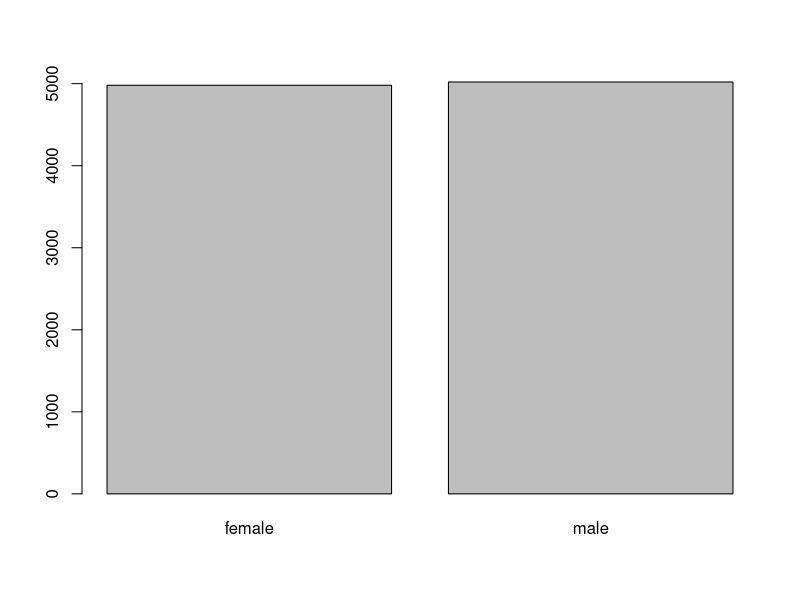
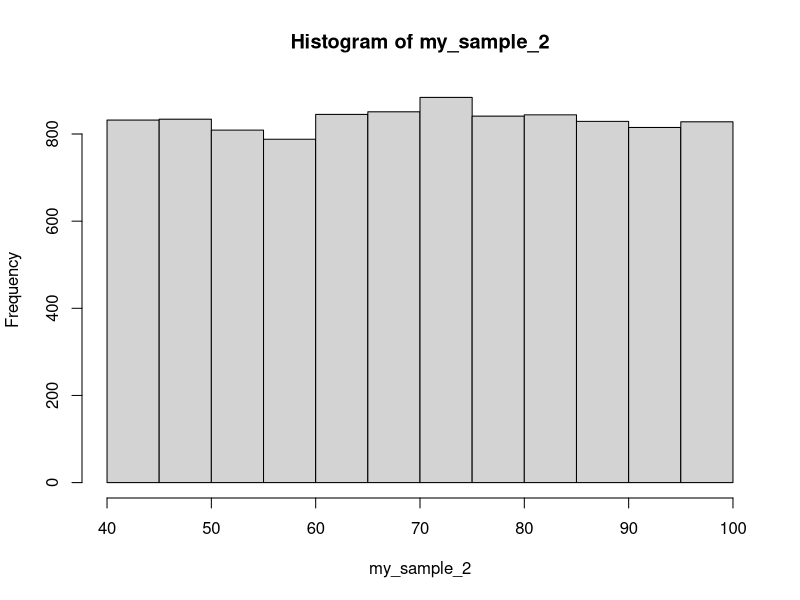
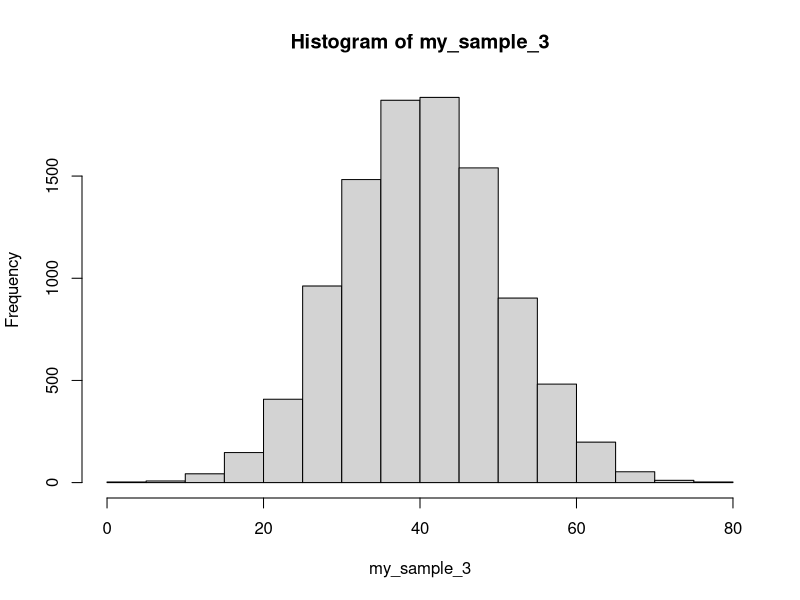
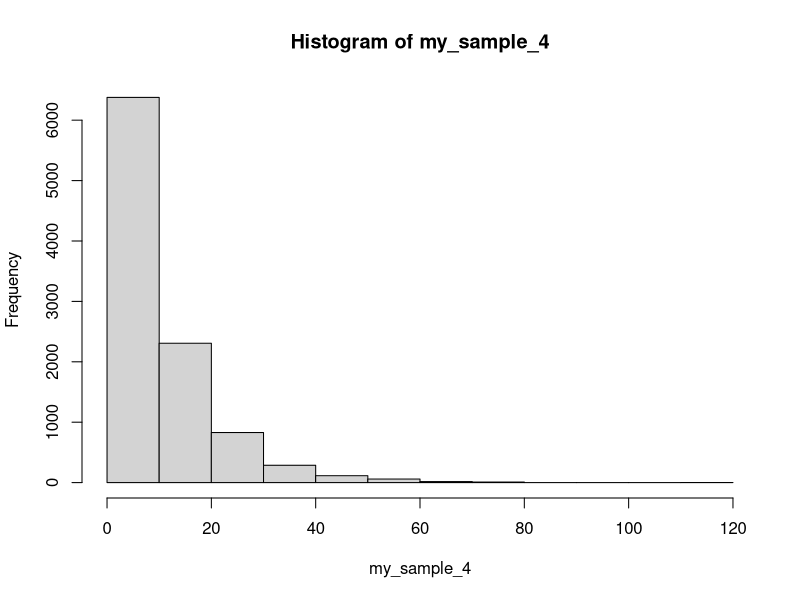
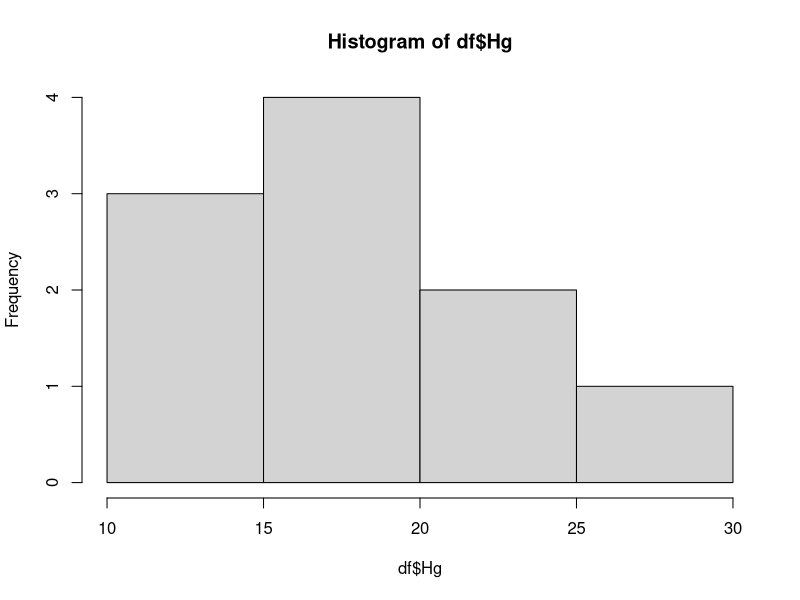
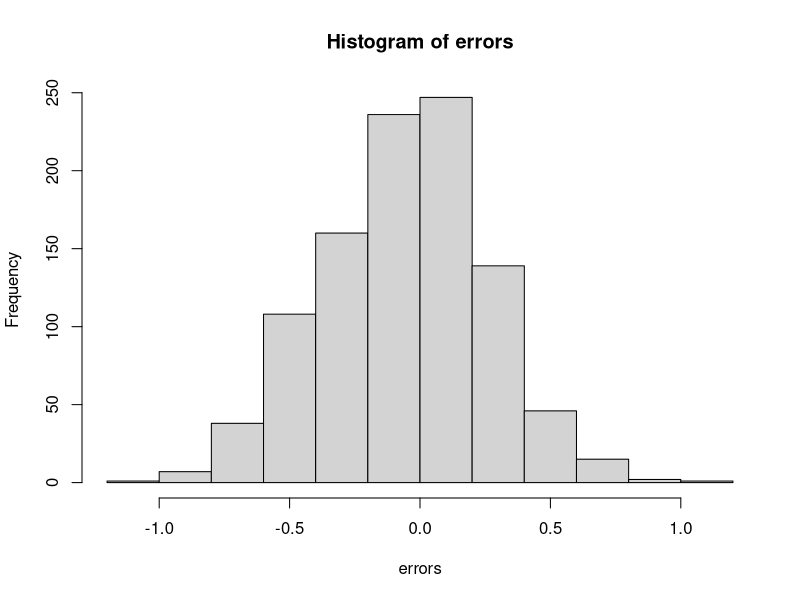
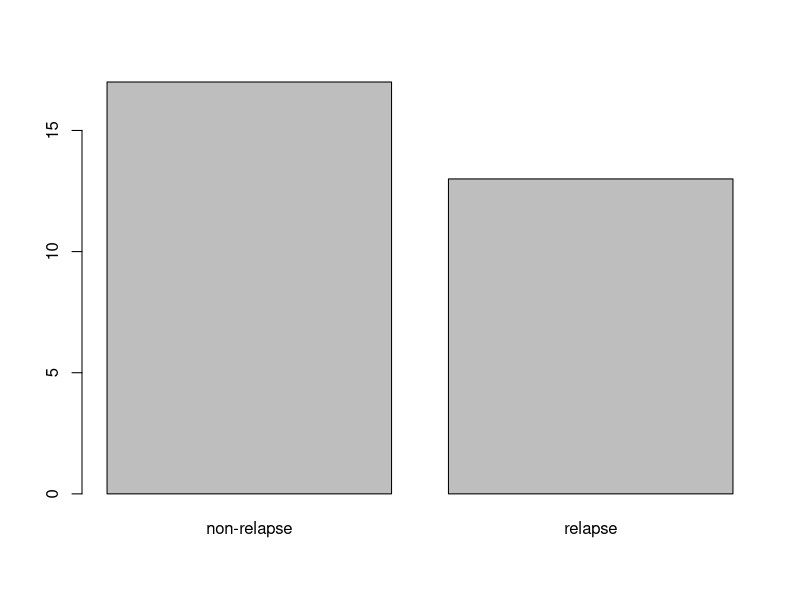

Generate these figures, in order, with R:
## ---- chunk 1
knitr::opts_chunk$set(echo = TRUE)

library(tidyverse)

## ---- chunk 2

sample_size <- 10000 # Сколько пациентов желаете сгенерировать?

potential_values <- c("male", "female") # Какие значения может принимать признак

probabilities <- c(0.5, 0.5) # Вероятности тех или иных значений

my_sample_1 <- sample(x = potential_values,
                      prob = probabilities,
                      size = sample_size,
                      replace = TRUE) # Заклинание, создающее выборку

print(my_sample_1)

tb <- table(my_sample_1)

print(tb)

barplot(tb)
## ---- chunk 3

min_value <- 40 # Минимальное значение биомаркера
max_value <- 100 # Минимальное значение биомаркера

my_sample_2 <- runif(sample_size,
                     min = min_value,
                     max = max_value) # Заклинание, создающее выборку

print(my_sample_2)

hist(my_sample_2)

## ---- chunk 4

mean_age <- 40 # Средний возраст в генеральной совокупности
sd_age <- 10 # Стандартное отклонение возраста в генеральной совокупности
  
my_sample_3 <- rnorm(sample_size,
                     mean = mean_age,
                     sd = sd_age) # Заклинание, создающее выборку

print(my_sample_3)

hist(my_sample_3)

## ---- chunk 5

mean_life <- 10 # Средняя продолжительность жизни в генеральной совокупности

my_sample_4 <- rexp(sample_size,
                    rate = 1/mean_life) # Заклинание, создающее выборку

print(my_sample_4)

hist(my_sample_4)

## ---- chunk 6

df <- data.frame(ID = 1:sample_size,
                 sex = my_sample_1,
                 biomarker = round(my_sample_2, 1),
                 age = round(my_sample_3),
                 life = round(my_sample_4))

df

df_summary <- df %>% 
  group_by(sex) %>% 
  dplyr::summarise(mu = mean(biomarker),
                   sd = sd(biomarker),
                   se = sd(biomarker)/sqrt(n()))
         

df_summary
## ---- chunk 7

n <- 10 # Сколько виртуальных добровольцев включим в исследование?

mean_Hg <- +15 # Истинный средний прирост гемоглобина в генеральной совокупности
sd_Hg <- 10 # Истинное стандартное отклонение (вариабельность) прироста гемоглобина в генеральной совокупности

df <- data.frame(
  ID =  1:n,
  Hg = round(rnorm(n, mean = mean_Hg, sd = sd_Hg) )
)

hist(df$Hg)

print(mean(df$Hg)) # Оцениваем среднее по выборке

print(mean(df$Hg) - mean_Hg) # Оцениваем ошибку 

## ---- chunk 8

n <- 10 # Сколько виртуальных добровольцев включим в исследование?

mean_Hg <- +15 # Истинный средний прирост гемоглобина в генеральной совокупности
sd_Hg <- 1 # Истинное стандартное отклонение (вариабельность) прироста гемоглобина в генеральной совокупности

errors <- sapply(1:1000, function(x){
  
  df <- data.frame(
    ID =  1:n,
    Hg = round( rnorm(n, mean = mean_Hg, sd = sd_Hg) )
  )
  
  est_mean_Hg <- mean(df$Hg)
  
  est_mean_Hg - mean_Hg
})

hist(errors) # Как мы ошибались в разных исследованиях?

print(sqrt(mean(errors^2))) # Как нам правильно усреднить величину ошибки?
#SE, standard error, стандартная ошибка, истинная стандартная ошибка, так как знаем правильный ответ (среднее в ГС)

## ---- chunk 9

n <- 30 # Сколько виртуальных добровольцев включим в исследование?

pr_relapse <- 0.5 # Истинная вероятность рецидива

potential_values <- c("relapse", "non-relapse") # Какие значения может принимать признак

probabilities <- c(pr_relapse, 1-pr_relapse) #  Вероятности

df <- data.frame(
  ID =  1:n,
  outcome = sample(x = potential_values,
                   prob = probabilities,
                   size = n,
                   replace = TRUE) 
)

tb <- table(df$outcome)

print(tb)

barplot(tb)

print(tb["relapse"]/n)

## ---- chunk 10
#сделать по аналогии (взять 1000 сэмплов)


